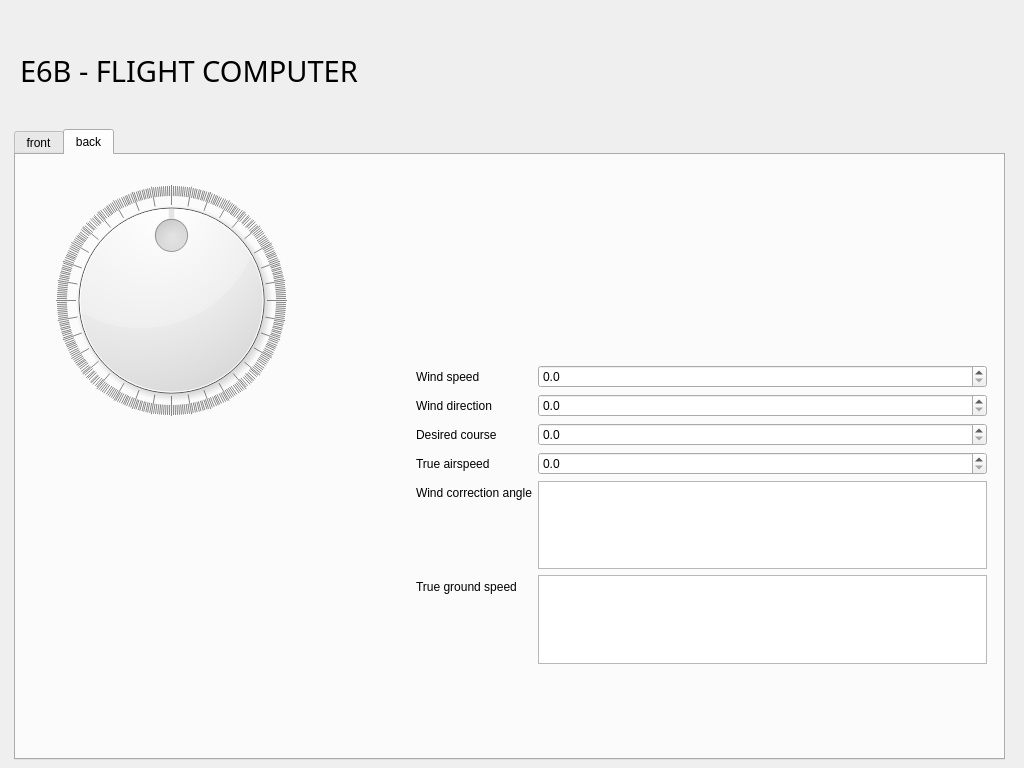
<?xml version="1.0" encoding="UTF-8"?>
<ui version="4.0">
 <class>MainWindow</class>
 <widget class="QMainWindow" name="MainWindow">
  <property name="geometry">
   <rect>
    <x>0</x>
    <y>0</y>
    <width>1024</width>
    <height>768</height>
   </rect>
  </property>
  <property name="windowTitle">
   <string>E6B - Flight Computer</string>
  </property>
  <widget class="QWidget" name="centralwidget">
   <widget class="QTabWidget" name="tabWidget">
    <property name="geometry">
     <rect>
      <x>14</x>
      <y>129</y>
      <width>991</width>
      <height>631</height>
     </rect>
    </property>
    <property name="currentIndex">
     <number>1</number>
    </property>
    <widget class="QWidget" name="front">
     <attribute name="title">
      <string>front</string>
     </attribute>
    </widget>
    <widget class="QWidget" name="back">
     <attribute name="title">
      <string>back</string>
     </attribute>
     <widget class="QWidget" name="formLayoutWidget">
      <property name="geometry">
       <rect>
        <x>400</x>
        <y>210</y>
        <width>571</width>
        <height>299</height>
       </rect>
      </property>
      <layout class="QFormLayout" name="formLayout">
       <item row="0" column="0">
        <widget class="QLabel" name="label">
         <property name="text">
          <string>Wind speed</string>
         </property>
        </widget>
       </item>
       <item row="0" column="1">
        <widget class="QDoubleSpinBox" name="wind_speed">
         <property name="specialValueText">
          <string/>
         </property>
         <property name="decimals">
          <number>1</number>
         </property>
         <property name="maximum">
          <double>1000.000000000000000</double>
         </property>
         <property name="singleStep">
          <double>0.100000000000000</double>
         </property>
        </widget>
       </item>
       <item row="1" column="0">
        <widget class="QLabel" name="label_2">
         <property name="text">
          <string>Wind direction</string>
         </property>
        </widget>
       </item>
       <item row="1" column="1">
        <widget class="QDoubleSpinBox" name="wind_direction">
         <property name="decimals">
          <number>1</number>
         </property>
         <property name="maximum">
          <double>360.000000000000000</double>
         </property>
         <property name="singleStep">
          <double>0.100000000000000</double>
         </property>
        </widget>
       </item>
       <item row="2" column="0">
        <widget class="QLabel" name="label_3">
         <property name="text">
          <string>Desired course</string>
         </property>
        </widget>
       </item>
       <item row="2" column="1">
        <widget class="QDoubleSpinBox" name="desired_course">
         <property name="decimals">
          <number>1</number>
         </property>
         <property name="maximum">
          <double>360.000000000000000</double>
         </property>
         <property name="singleStep">
          <double>0.100000000000000</double>
         </property>
        </widget>
       </item>
       <item row="3" column="0">
        <widget class="QLabel" name="label_4">
         <property name="text">
          <string>True airspeed</string>
         </property>
        </widget>
       </item>
       <item row="3" column="1">
        <widget class="QDoubleSpinBox" name="true_airspeed">
         <property name="decimals">
          <number>1</number>
         </property>
         <property name="maximum">
          <double>1000.000000000000000</double>
         </property>
         <property name="singleStep">
          <double>0.100000000000000</double>
         </property>
        </widget>
       </item>
       <item row="4" column="0">
        <widget class="QLabel" name="label_5">
         <property name="text">
          <string>Wind correction angle</string>
         </property>
        </widget>
       </item>
       <item row="4" column="1">
        <widget class="QTextEdit" name="wind_correction_angle">
         <property name="verticalScrollBarPolicy">
          <enum>Qt::ScrollBarAlwaysOff</enum>
         </property>
         <property name="horizontalScrollBarPolicy">
          <enum>Qt::ScrollBarAlwaysOff</enum>
         </property>
         <property name="readOnly">
          <bool>true</bool>
         </property>
         <property name="placeholderText">
          <string/>
         </property>
        </widget>
       </item>
       <item row="5" column="0">
        <widget class="QLabel" name="label_6">
         <property name="text">
          <string>True ground speed</string>
         </property>
        </widget>
       </item>
       <item row="5" column="1">
        <widget class="QTextEdit" name="true_ground_speed">
         <property name="verticalScrollBarPolicy">
          <enum>Qt::ScrollBarAlwaysOff</enum>
         </property>
         <property name="horizontalScrollBarPolicy">
          <enum>Qt::ScrollBarAlwaysOff</enum>
         </property>
         <property name="readOnly">
          <bool>true</bool>
         </property>
        </widget>
       </item>
      </layout>
     </widget>
     <widget class="QDial" name="wind_wheel">
      <property name="geometry">
       <rect>
        <x>20</x>
        <y>30</y>
        <width>271</width>
        <height>231</height>
       </rect>
      </property>
      <property name="font">
       <font>
        <kerning>true</kerning>
       </font>
      </property>
      <property name="maximum">
       <number>360</number>
      </property>
      <property name="value">
       <number>180</number>
      </property>
      <property name="sliderPosition">
       <number>180</number>
      </property>
      <property name="invertedAppearance">
       <bool>false</bool>
      </property>
      <property name="invertedControls">
       <bool>false</bool>
      </property>
      <property name="wrapping">
       <bool>true</bool>
      </property>
      <property name="notchTarget">
       <double>1.000000000000000</double>
      </property>
      <property name="notchesVisible">
       <bool>true</bool>
      </property>
     </widget>
    </widget>
   </widget>
   <widget class="QLabel" name="label_7">
    <property name="geometry">
     <rect>
      <x>20</x>
      <y>50</y>
      <width>351</width>
      <height>41</height>
     </rect>
    </property>
    <property name="font">
     <font>
      <family>Bahnschrift</family>
      <pointsize>22</pointsize>
     </font>
    </property>
    <property name="text">
     <string>E6B - FLIGHT COMPUTER</string>
    </property>
   </widget>
  </widget>
 </widget>
 <resources/>
 <connections/>
</ui>
